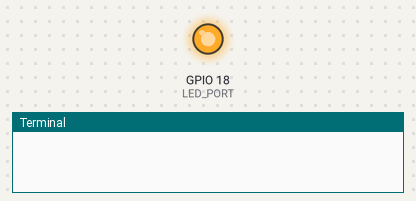
Simulated run of this program. Board: Raspberry Pi (BCM pin numbers). On the bench: output pins drawn as LEDs (lit = HIGH), the last lines printed to the terminal. At 5.0 s the program stops and its outputs stay as they are.

Above: at 0.1 s.
At 5.1 s:
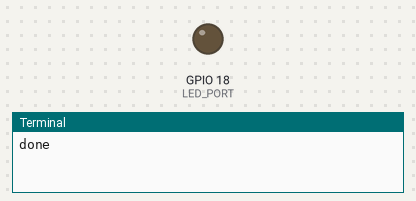
Timing chart, 0 to 6.5 s (numbered marks = the images above):
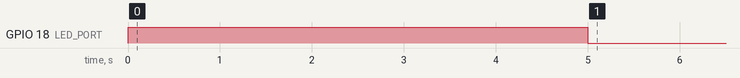

The program:

02_led.py
```python
#
# 02_led.py
#

import RPi.GPIO as GPIO
import time

LED_PORT = 18

GPIO.setmode(GPIO.BCM)          # GPIO番号で指定
GPIO.setup(LED_PORT, GPIO.OUT)

# LEDを5秒間点灯する
GPIO.output(LED_PORT, True)
time.sleep(5)
GPIO.output(LED_PORT, False)

GPIO.cleanup()

print('done')
```

Measured:
- by itself, GPIO 18 (LED_PORT): LOW → HIGH at 0.00 s, → LOW 5.0 s later
